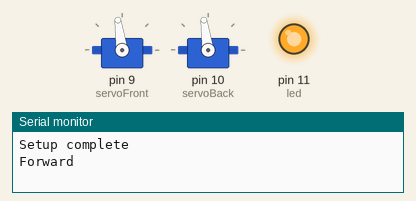
The sketch below on a simulated Arduino Uno, built with avr-gcc and run on an emulated ATmega328P. Shown: 2 × servo, output pins drawn as LEDs (lit = HIGH), the last lines printed to the serial monitor. Pins used as bus, display or sensor lines are not drawn.

Above: at 5.05 s.
At 18.05 s:
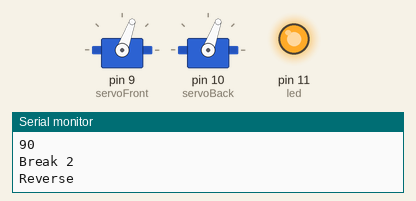
At 30.95 s:
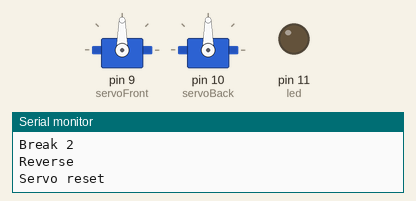
Timing chart, 0 to 38.8 s (numbered marks = the images above):
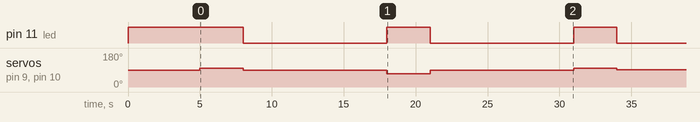

The sketch:

QuicRun_WP_880_Dual_Brushed_Test_Code_V0_5_3.ino
```cpp
//Goal: Test theory that the reset point is not 90
//Created By: Alexander Ov
//Created On: 9/27/23
//Updates:
/*
Tested valules from 80 to 96 the reverse still wont work

//Progress Report Note
team switched pod wiring so the each esc controll sides indvidually then swap polaritary(did work if both vcc are plugged in)

*/
#include <Servo.h>
const int power = 5;
const int led = 11;
Servo servoFront;
Servo servoBack;

long duration;
int distance;
int stop = 90;

void setup() {
  Serial.begin(9600);

  servoFront.attach(9, 1000, 2000);
  servoBack.attach(10, 1000, 2000);

  pinMode(led, OUTPUT); //LED pin declerartion
  pinMode(power, OUTPUT);

  digitalWrite(led,HIGH);
  digitalWrite(power, HIGH);
  servoFront.write(90);
  servoBack.write(90);
  delay(5000);
  digitalWrite(led,LOW);
  Serial.println("Setup complete");
}

void loop() {
  if(power){
    digitalWrite(led,HIGH);
    servoFront.write(98);
    servoBack.write(98);
    Serial.println("Forward");

    delay(3000);
    digitalWrite(led,LOW);
    servoFront.write(stop);
    servoBack.write(stop);
    Serial.println("Servo reset");
    Serial.println(stop);
    Serial.println("Break 2");

    delay(10000);
    digitalWrite(11,HIGH);
    servoFront.write(70);
    servoBack.write(70);
    Serial.println("Reverse");

    delay(3000);
    digitalWrite(led,LOW);
    servoFront.write(stop);
    servoBack.write(stop);
    Serial.println("Servo reset");
    delay(10000);
    digitalWrite(power,LOW);
    if(stop <= 96){
      stop = stop+1;
      Serial.println(stop);
      Serial.println("Break");
    }
  }
}
```

Measured:
- by itself, pin 11 (led): alternates HIGH for 3.0 s and LOW for 10.0 s
